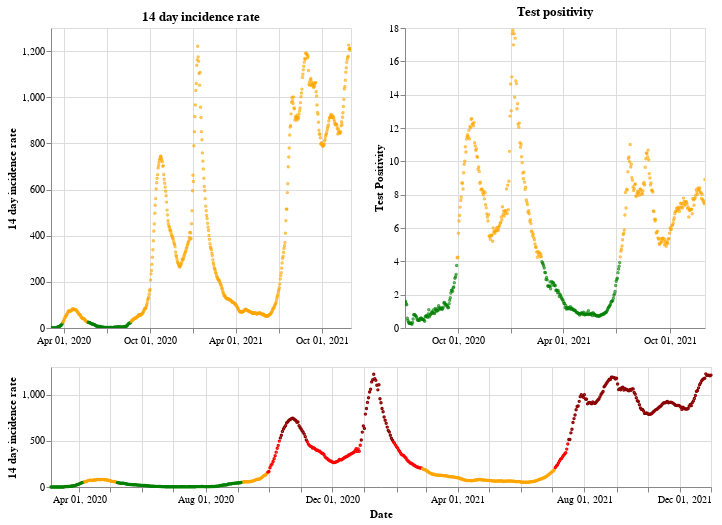

Write notebook code for a chart like this one.
### Markdown cell above
## Northern Ireland

### Code cell
plot_traffic_light('Northern Ireland')

### Figure 1 — Vega-Lite specification as saved in the notebook (floating-point values rounded to 4 significant figures; data arrays with more than 128 entries replaced by an {"elided": "..."} marker saying what was removed)
{"config": {"view": {"continuousWidth": 400, "continuousHeight": 300}}, "vconcat": [{"hconcat": [{"mark": {"type": "point", "size": 2}, "encoding": {"color": {"condition": {"value": "green", "test": "(datum.twoWeeklyCasesRate <= 25)"}, "value": "orange"}, "tooltip": [{"type": "nominal", "field": "areaName"}, {"type": "temporal", "field": "date"}, {"type": "quantitative", "field": "twoWeeklyCasesRate"}, {"type": "quantitative", "field": "testPositivity"}], "x": {"type": "temporal", "axis": {"title": ""}, "field": "date", "scale": {"domain": {"selection": "DateBrush"}}, "timeUnit": "yearmonthdate"}, "y": {"type": "quantitative", "axis": {"title": "14 day incidence rate"}, "field": "twoWeeklyCasesRate"}}, "title": "14 day incidence rate", "width": 300}, {"mark": {"type": "point", "size": 2}, "encoding": {"color": {"condition": {"value": "green", "test": "(datum.testPositivity <= 4)"}, "value": "orange"}, "tooltip": [{"type": "nominal", "field": "areaName"}, {"type": "temporal", "field": "date"}, {"type": "quantitative", "field": "twoWeeklyCasesRate"}, {"type": "quantitative", "field": "testPositivity"}], "x": {"type": "temporal", "axis": {"title": ""}, "field": "date", "scale": {"domain": {"selection": "DateBrush"}}, "timeUnit": "yearmonthdate"}, "y": {"type": "quantitative", "axis": {"title": "Test Positivity"}, "field": "testPositivity"}}, "title": "Test positivity", "width": 300}]}, {"layer": [{"mark": {"type": "point", "size": 2}, "encoding": {"color": {"condition": {"value": "orange", "test": "(((datum.testPositivity < 4) && (datum.twoWeeklyCasesRate >= 50)) && (datum.twoWeeklyCasesRate < 200))"}, "value": "red"}, "opacity": {"condition": {"value": 1, "test": "((datum.twoWeeklyCasesRate >= 50) && (datum.twoWeeklyCasesRate < 500))"}, "value": 0}, "tooltip": [{"type": "nominal", "field": "areaName"}, {"type": "temporal", "field": "date"}, {"type": "quantitative", "field": "twoWeeklyCasesRate"}, {"type": "quantitative", "field": "testPositivity"}], "x": {"type": "temporal", "axis": {"title": "Date"}, "field": "date", "timeUnit": "yearmonthdate"}, "y": {"type": "quantitative", "axis": {"title": "14 day incidence rate"}, "field": "twoWeeklyCasesRate"}}, "selection": {"DateBrush": {"type": "interval", "encodings": ["x"], "fields": ["Time"]}}}, {"mark": {"type": "point", "size": 2}, "encoding": {"color": {"value": "darkred"}, "opacity": {"condition": {"value": 1, "test": "(datum.twoWeeklyCasesRate >= 500)"}, "value": 0}, "tooltip": [{"type": "nominal", "field": "areaName"}, {"type": "temporal", "field": "date"}, {"type": "quantitative", "field": "twoWeeklyCasesRate"}, {"type": "quantitative", "field": "testPositivity"}], "x": {"type": "temporal", "axis": {"title": "Date"}, "field": "date", "timeUnit": "yearmonthdate"}, "y": {"type": "quantitative", "axis": {"title": "14 day incidence rate"}, "field": "twoWeeklyCasesRate"}}}, {"mark": {"type": "point", "size": 2}, "encoding": {"color": {"condition": {"value": "green", "test": "((datum.testPositivity < 4) && (datum.twoWeeklyCasesRate < 50))"}, "value": "orange"}, "opacity": {"condition": {"value": 1, "test": "(datum.twoWeeklyCasesRate < 50)"}, "value": 0}, "tooltip": [{"type": "nominal", "field": "areaName"}, {"type": "temporal", "field": "date"}, {"type": "quantitative", "field": "twoWeeklyCasesRate"}, {"type": "quantitative", "field": "testPositivity"}], "x": {"type": "temporal", "axis": {"title": "Date"}, "field": "date", "timeUnit": "yearmonthdate"}, "y": {"type": "quantitative", "axis": {"title": "14 day incidence rate"}, "field": "twoWeeklyCasesRate"}}}], "height": 120, "width": 660}], "data": {"name": "data-522ef3f2a8ed5a009c56a02f5ae657dc"}, "$schema": "https://vega.github.io/schema/vega-lite/v4.8.1.json", "datasets": {"data-522ef3f2a8ed5a009c56a02f5ae657dc": {"elided": "637 records"}}}
